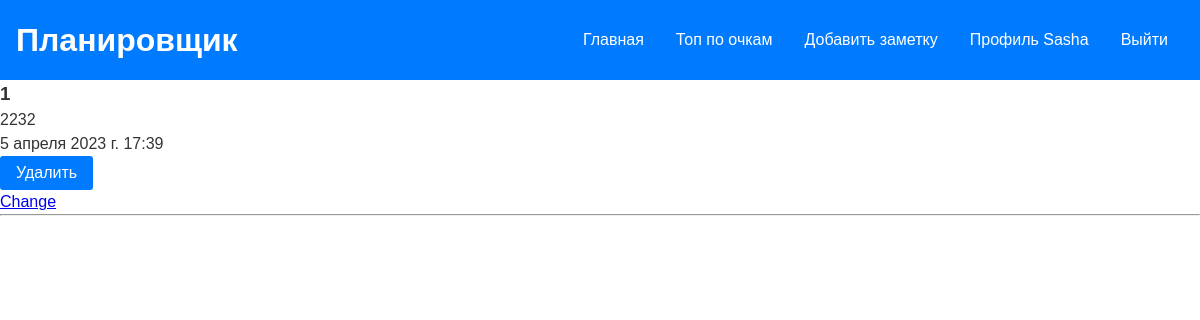
The app's page / (signed in), older data.
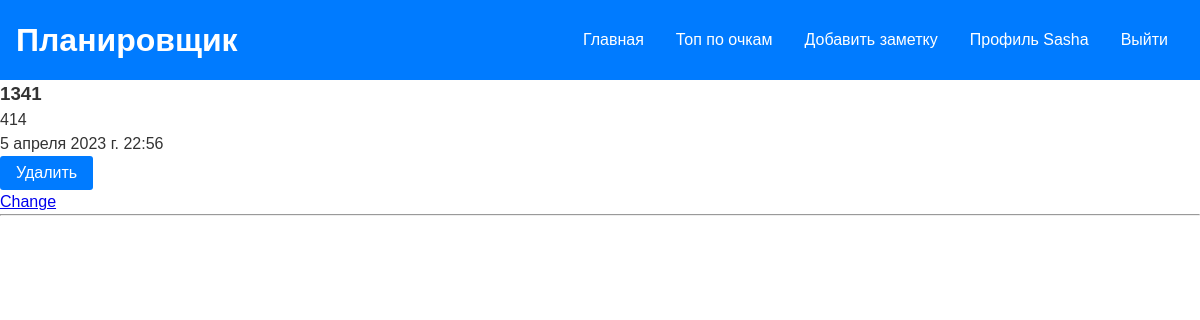
The same page, newer data.
### users/models.py (models this page shows)
class Users(AbstractUser):
    phone = models.CharField(max_length=50,unique=True)
    point = models.FloatField(default=0)

### tusk_list/models.py (models this page shows, shortened)
class Tusk(models.Model):
    title = models.CharField(max_length=100)
    text = models.TextField()
    time_create = models.DateTimeField(auto_now_add=True)
    author = models.ForeignKey(Users,on_delete=models.CASCADE,blank=True)

### tusk_list/views.py (the view)
# urls.py: path('',MainView.as_view(),name='main'),
class MainView(View):
    def get(self,request):
        context = {'title': 'Главная'}
        if request.user.is_authenticated:
            author = request.user
            content = Tusk.objects.filter(author=author)
            context['tusk'] = content
        return render(request, 'tusk/main.html', context=context)

### templates/tusk/main.html (shortened to what this page needs)
{% extends 'tusk/base.html' %}
{% load static %}
{% block content %}
{% if tusk %}
    {% for i in tusk %}
    <h3>{{ i.title }}</h3>
    <p>{{ i.text }}</p>
    <p>{{ i.time_create }}</p>
    <form method="POST" action="{% url 'delete_post' i.pk %}">
        <button type="submit">Удалить</button>
    </form>
    <a href="{% url 'update_post' i.pk %}">Change</a>
    <hr>
    {% endfor %}
{% else %}
    <h3>У тебя пока нету задач</h3>
{% endif %}
{% endblock content %}

### templates/tusk/base.html (shortened to what this page needs)
{% load static %}
<!DOCTYPE html>
<html lang="en">
<head>
  <link rel="stylesheet" href="{% static 'css/base.css' %}">
</head>
<body>
  <header>
    <h1>Планировщик</h1>
    <nav>
      <ul>
        <li><a href="{% url 'main' %}">Главная</a></li>
        <li><a href="{% url 'top' %}">Топ по очкам</a></li>
        {% if user.is_authenticated %}
        <li><a href="{% url 'add_tusk' %}">Добавить заметку</a></li>
        <li><a href="{% url 'profile' %}">Профиль {{ user.username }}</a></li>
        <li><a href="{% url 'logout' %}">Выйти</a></li>
        {% else %}
        <li><a href="{% url 'register' %}">Регистрация</a></li>
        <li><a href="{% url 'login' %}">Авторизация</a></li>
        {% endif %}
      </ul>
    </nav>
  </header>
{% block content %}
{% endblock content %}

### static/css/base.css (style rules this page uses)
* { margin: 0; padding: 0; box-sizing: border-box; }
body { font-family: Arial, sans-serif; font-size: 16px; line-height: 1.5; color: #333; }
header { display: flex; justify-content: space-between; align-items: center; background-color: #007bff; color: #fff; padding: 1rem; }
header h1 { font-size: 2rem; }
nav ul { display: flex; }
nav li { list-style: none; }
nav a { display: block; color: #fff; text-decoration: none; padding: 0.5rem 1rem; }
form button[type="submit"] { background-color: #007bff; color: #fff; border: none; border-radius: 3px; padding: 0.5rem 1rem; font-size: 1rem; cursor: pointer; }

Row changes from the older to the newer data that the page shows:
removed Tusk: title "1", text "2232", time_create "5 апреля 2023 г. 17:39"
added Tusk: title "1341", text "414", time_create "5 апреля 2023 г. 22:56"
